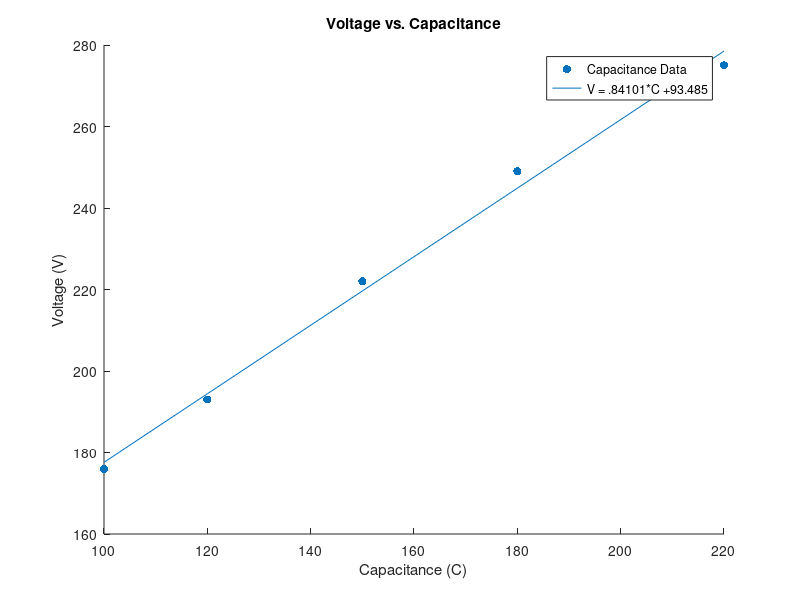
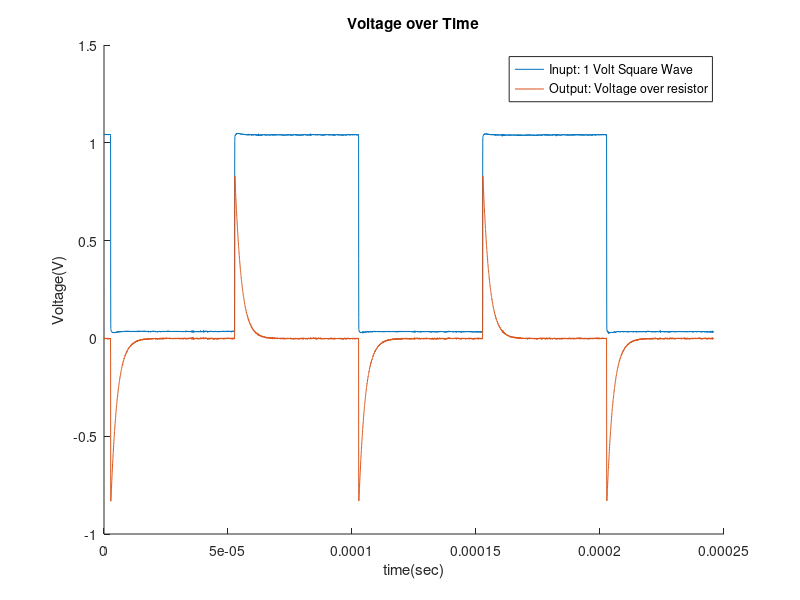

Here is the MATLAB script that generated these plots, in order:
clear;
clf;

data = load('Humidity.csv');
capacitance = data(:,1);
voltage = data(:,2);

hold on;
scatter(capacitance, voltage, 'filled');
plot(capacitance, polyval(polyfit(capacitance, voltage,1),capacitance));
title('Voltage vs. Capacitance');
xlabel('Capacitance (C)');
ylabel('Voltage (V)');
legend('Capacitance Data', 'V = .84101*C +93.485');
hold off;

figure;
data2 = load("Humidity220.csv");
time = data2(:,1) + 0.00012270000000000003;
voltage = data2(:,2);
voltage2 = data2(:,3);
hold on;
plot(time,voltage);
plot(time,voltage2);
title('Voltage over Time');
legend('Inupt: 1 Volt Square Wave', 'Output: Voltage over resistor');
xlabel('time(sec)');
ylabel('Voltage(V)');
